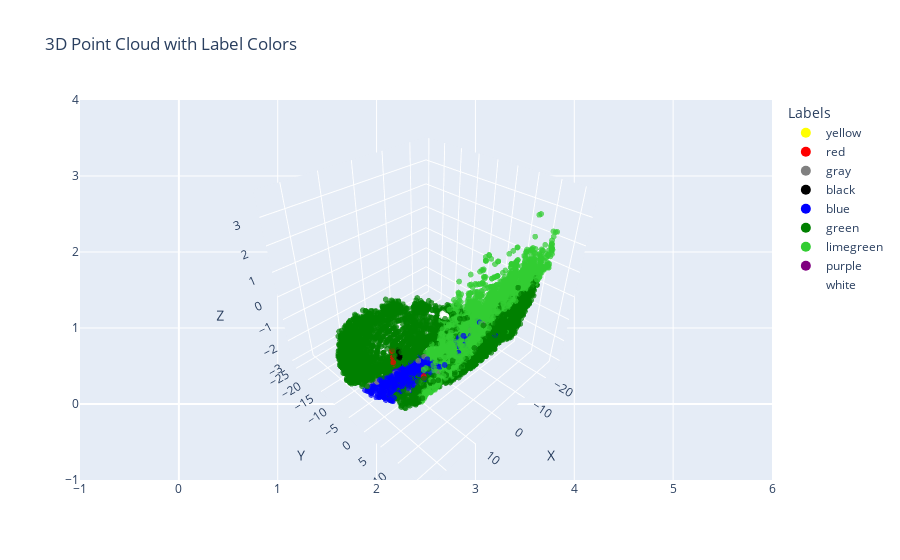

Source (notebook cell):
### Code cell
plot_3D_colors(sampled_df)

### Figure 1 — Plotly figure (JSON) as saved in the notebook; plotly's stock layout.template omitted (floating-point values rounded to 4 significant figures; data arrays with more than 128 entries replaced by an {"elided": "..."} marker saying what was removed)
{"data": [{"hoverinfo": "text", "marker": {"color": {"elided": "16384 str values"}, "opacity": 0.7, "size": 2}, "mode": "markers", "showlegend": false, "text": {"elided": "16384 str values"}, "type": "scatter3d", "x": {"elided": "16384 float values"}, "y": {"elided": "16384 float values"}, "z": {"elided": "16384 float values"}}, {"marker": {"color": "yellow", "size": 10}, "mode": "markers", "name": "yellow", "showlegend": true, "type": "scatter", "x": [null], "y": [null]}, {"marker": {"color": "red", "size": 10}, "mode": "markers", "name": "red", "showlegend": true, "type": "scatter", "x": [null], "y": [null]}, {"marker": {"color": "gray", "size": 10}, "mode": "markers", "name": "gray", "showlegend": true, "type": "scatter", "x": [null], "y": [null]}, {"marker": {"color": "black", "size": 10}, "mode": "markers", "name": "black", "showlegend": true, "type": "scatter", "x": [null], "y": [null]}, {"marker": {"color": "blue", "size": 10}, "mode": "markers", "name": "blue", "showlegend": true, "type": "scatter", "x": [null], "y": [null]}, {"marker": {"color": "green", "size": 10}, "mode": "markers", "name": "green", "showlegend": true, "type": "scatter", "x": [null], "y": [null]}, {"marker": {"color": "limegreen", "size": 10}, "mode": "markers", "name": "limegreen", "showlegend": true, "type": "scatter", "x": [null], "y": [null]}, {"marker": {"color": "purple", "size": 10}, "mode": "markers", "name": "purple", "showlegend": true, "type": "scatter", "x": [null], "y": [null]}, {"marker": {"color": "white", "size": 10}, "mode": "markers", "name": "white", "showlegend": true, "type": "scatter", "x": [null], "y": [null]}], "layout": {"legend": {"title": {"text": "Labels"}}, "scene": {"xaxis": {"title": {"text": "X"}}, "yaxis": {"title": {"text": "Y"}}, "zaxis": {"title": {"text": "Z"}}}, "title": {"text": "3D Point Cloud with Label Colors"}}}
